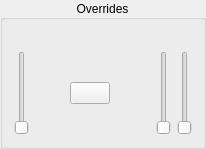
            <widget class="QGroupBox" name="gridGroupBox">
             <property name="title">
              <string>Overrides</string>
             </property>
             <property name="alignment">
              <set>Qt::AlignCenter</set>
             </property>
             <layout class="QGridLayout" name="gridLayout_7">
              <item row="1" column="0">
               <widget class="ActionSlider" name="actionslider_3">
                <property name="orientation">
                 <enum>Qt::Vertical</enum>
                </property>
                <property name="actionName" stdset="0">
                 <string>spindle.override</string>
                </property>
               </widget>
              </item>
              <item row="1" column="4">
               <widget class="ActionSlider" name="actionslider">
                <property name="orientation">
                 <enum>Qt::Vertical</enum>
                </property>
                <property name="actionName" stdset="0">
                 <string>machine.rapid-override.set</string>
                </property>
               </widget>
              </item>
              <item row="1" column="3">
               <widget class="ActionSlider" name="actionslider_2">
                <property name="orientation">
                 <enum>Qt::Vertical</enum>
                </property>
                <property name="actionName" stdset="0">
                 <string>machine.feed-override.set</string>
                </property>
               </widget>
              </item>
              <item row="0" column="0">
               <widget class="StatusLabel" name="statuslabel_19">
                <property name="minimumSize">
                 <size>
                  <width>50</width>
                  <height>0</height>
                 </size>
                </property>
                <property name="alignment">
                 <set>Qt::AlignCenter</set>
                </property>
                <property name="rules" stdset="0">
                 <string>[{&quot;channels&quot;: [{&quot;url&quot;: &quot;status:spindle.0.override&quot;, &quot;trigger&quot;: true}], &quot;property&quot;: &quot;Text&quot;, &quot;expression&quot;: &quot;'Spindle\\n{:g}%'.format(ch[0]*100)&quot;, &quot;name&quot;: &quot;Spindle Override&quot;}]</string>
                </property>
               </widget>
              </item>
              <item row="0" column="3">
               <widget class="StatusLabel" name="statuslabel_16">
                <property name="alignment">
                 <set>Qt::AlignCenter</set>
                </property>
                <property name="rules" stdset="0">
                 <string>[{&quot;channels&quot;: [{&quot;url&quot;: &quot;status:feedrate&quot;, &quot;trigger&quot;: true}], &quot;property&quot;: &quot;Text&quot;, &quot;expression&quot;: &quot;'Feed\\n{:g}%'.format(ch[0]*100)&quot;, &quot;name&quot;: &quot;Feed Override&quot;}]</string>
                </property>
               </widget>
              </item>
              <item row="0" column="4">
               <widget class="StatusLabel" name="statuslabel_17">
                <property name="alignment">
                 <set>Qt::AlignCenter</set>
                </property>
                <property name="rules" stdset="0">
                 <string>[{&quot;channels&quot;: [{&quot;url&quot;: &quot;status:rapidrate&quot;, &quot;trigger&quot;: true}], &quot;property&quot;: &quot;Text&quot;, &quot;expression&quot;: &quot;'Rapid\\n{:g}%'.format(ch[0]*100)&quot;, &quot;name&quot;: &quot;Rapid Override&quot;}]</string>
                </property>
               </widget>
              </item>
              <item row="1" column="2">
               <spacer name="horizontalSpacer_5">
                <property name="orientation">
                 <enum>Qt::Horizontal</enum>
                </property>
                <property name="sizeHint" stdset="0">
                 <size>
                  <width>40</width>
                  <height>20</height>
                 </size>
                </property>
               </spacer>
              </item>
              <item row="1" column="1">
               <widget class="HalButton" name="vaccumHB">
                <property name="checkable">
                 <bool>true</bool>
                </property>
               </widget>
              </item>
             </layout>
            </widget>
